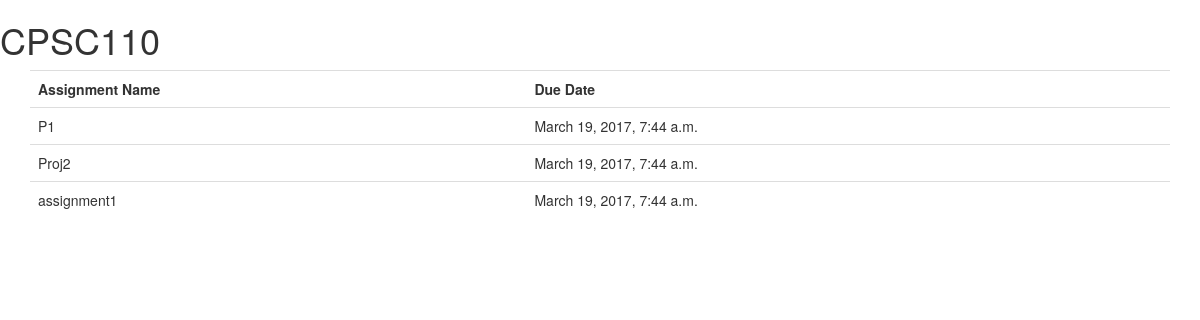
The page /courses/1/ on the database its author committed.
### courses/models.py (models this page shows)
class Course(models.Model):
    uid = models.IntegerField()
    cname = models.CharField(max_length=200)
    term = models.CharField(max_length=2)

class Assessment(models.Model):
	aname = models.CharField(max_length=200, verbose_name='Name')
	agid = models.ForeignKey(AssessmentGroup, verbose_name='Type of Assessment')
	apercentage = models.PositiveSmallIntegerField(verbose_name='Percentage of Assessment Group')
	duedate = models.DateTimeField(default= django.utils.timezone.now, verbose_name='Due Date')

### courses/views.py (the view)
# urls.py: url(r'^(?P<course_id>[0-9]+)/$', views.courseDetail, name= 'courseDetail'),
def courseDetail(request, course_id):
	assignmentgroups = AssessmentGroup.objects.filter(cid = course_id)
	courseName = Course.objects.get(id = course_id).cname
	assignments = []
	groupedAssignments = []
	for ag in assignmentgroups:
		assignGroupObj = {}
		t = AgType.objects.get(id=ag.agtid.id).agname
		assignGroupObj[t] = list(Assessment.objects.filter(agid = ag.id).order_by('-duedate'))
		groupedAssignments.append(assignGroupObj)
		assignments = assignments + list(Assessment.objects.filter(agid = ag.id))
	context = {
		'assignments' : assignments,
		'courseName': courseName
	}
	return render(request, 'courses/coursedetails.html',context)

### courses/templates/courses/coursedetails.html (shortened to what this page needs)
<!DOCTYPE html>
<html lang="en">
<head>
    <link rel="stylesheet" href="https://maxcdn.bootstrapcdn.com/bootstrap/3.3.5/css/bootstrap.min.css">
</head>
<body>
    <h1>{{courseName}}</h1>
    <div class = container>
        <table class = "table">
            <tr>
                <th>Assignment Name</th>
            <th>Due Date</th>
            </tr>
            {% for assignment in assignments %}
            <tr>
                    <td>{{assignment.aname}}</td>
                    <td>{{assignment.duedate}}</td>
            </tr>
            {% endfor %}
        </table>
    </div>
</body>
</html>

### rows shown on the page
Course: cname "CPSC110"
Assessment: aname "P1", duedate "March 19, 2017, 7:44 a.m."
Assessment: aname "Proj2", duedate "March 19, 2017, 7:44 a.m."
Assessment: aname "assignment1", duedate "March 19, 2017, 7:44 a.m."
